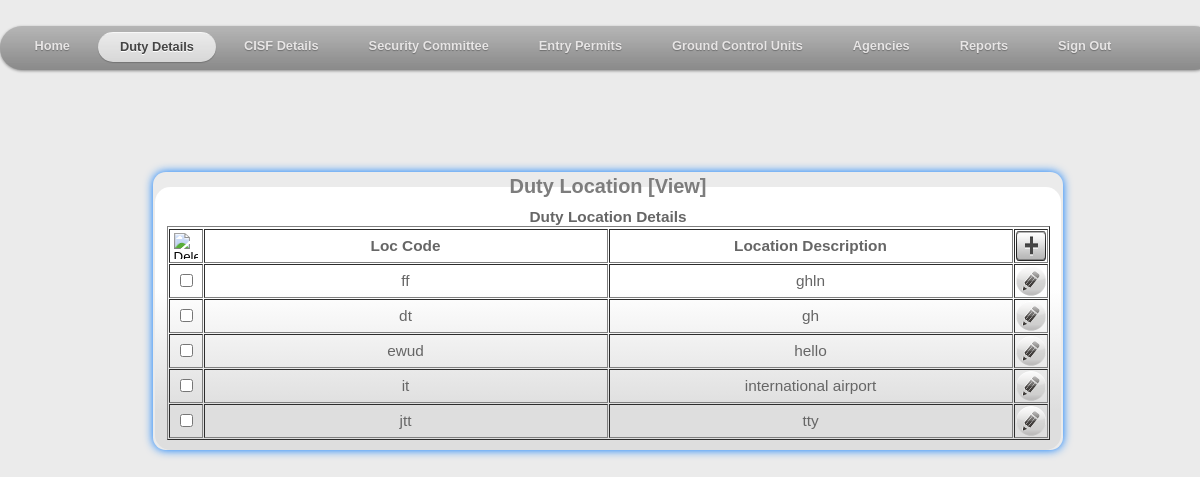
/public_html/duty_details/duty_location_view.php (signed in), run on the app's committed database.
### tables this page shows
CREATE TABLE IF NOT EXISTS `duty_location` (
  `loc_id` int(11) NOT NULL AUTO_INCREMENT,
  `loc_code` varchar(10) NOT NULL,
  `loc_description` varchar(50) NOT NULL,
  `loc_remarks` varchar(250) NOT NULL,
  PRIMARY KEY (`loc_id`),
  UNIQUE KEY `loc_code` (`loc_code`),
  UNIQUE KEY `loc_description` (`loc_description`)
);

### public_html/duty_details/duty_location_view.php (the view, shortened to what this page needs)
<?php
$this_page='duty_details';
$query="select * from duty_location";
$result=mysql_query($query) or die("query failed <br/>".mysql_error());
?>
<!DOCTYPE html PUBLIC "-//W3C//DTD XHTML 1.0 Transitional//EN"
	"http://www.w3.org/TR/xhtml1/DTD/xhtml1-transitional.dtd">
<html xmlns="http://www.w3.org/1999/xhtml" xml:lang="en" lang="en">
<head>
<link rel="stylesheet" type="text/css" href="../../styles/view.css" />
</head>
<body>
	<div id="header">
		<?php include_once '../../includes/menu.php';?>
		<br><br><br><br>
	</div>
	<div id="form1">
			<form id='myform' name='myform' action="#"	method='post' accept-charset='UTF-8'>
			<fieldset>
				<legend>
					<strong>Duty Location [View]</strong>
				</legend>
				<div id="tbl">
					<table border="1" cellspacing="1">
						<tbody>
							<tr colspan="4">
								<b>Duty Location Details</b>
							</tr>
							<tr>
								<th width="30"><input class='s_button' type='image'
									src='../../img/delete.png' alt='Delete' /></th>
								<th width="400">Loc Code</th>
								<th width="400">Location Description</th>
								<th width="30"><a href="../duty_location_new"> <img
										class="s_button" src="../../img/add.png" width="30"
										height="30">
								</a></th>
							</tr>
							<?php
							while ($row = mysql_fetch_array($result))
							{
								echo "<tr>";
								echo "<td><input type='checkbox' name=$row[loc_id] /></td>";
								echo "<td id=$row[loc_id]c >$row[loc_code]</td>";
								echo "<td id=$row[loc_id]d >$row[loc_description]</td>";
								echo "<td><a href=\"#\"><img id=$row[loc_id] class='s_button' src='../../img/edit.png' alt='Edit' width=30 height=30 onclick=\"edit(this.id)\" /></td>";
								echo "</tr>";
							}
							?>
						</tbody>
					</table>
				</div>
			</fieldset>
		</form>
	</div>
</body>
</html>

### includes/menu.php (shortened to what this page needs)
<!DOCTYPE html PUBLIC "-//W3C//DTD XHTML 1.0 Transitional//EN"
"http://www.w3.org/TR/xhtml1/DTD/xhtml1-transitional.dtd">
<html xmlns="http://www.w3.org/1999/xhtml" xml:lang="en" lang="en">
    <head>
        <link rel="stylesheet" type="text/css" href="../../styles/menu.css" />
    </head>
    <body>
<ul id="nav">
    <li <?php echo ($this_page=='home') ? 'class="current"' : '' ; ?> >
        <a href="../../home/home">Home</a>
    </li>
    <li <?php echo ($this_page=='duty_details') ? 'class="current"' : '' ; ?> >
        <a href="#">Duty Details</a>
    </li>
    <li <?php echo ($this_page=='cisf_details') ? 'class="current"' : '' ; ?> >
        <a href="#">CISF Details</a>
    </li>
    <li <?php echo ($this_page=='security_committee') ? 'class="current"' : '' ; ?> >
        <a href="#">Security Committee</a>
    </li>
    <li <?php echo ($this_page=='entry_permits') ? 'class="current"' : '' ; ?> >
        <a href="#">Entry Permits</a>
    </li>
    <li <?php echo ($this_page=='ground_control_units') ? 'class="current"' : '' ; ?> >
        <a href="#">Ground Control Units</a>
    </li>
    <li <?php echo ($this_page=='agencies') ? 'class="current"' : '' ; ?> >
        <a href="#">Agencies</a>
    </li>
    <li <?php echo ($this_page=='reports') ? 'class="current"' : '' ; ?> >
        <a href="#">Reports</a>
    </li>
	<li>
        <a href="../../lib/signout.php">Sign Out</a>
    </li>
</ul>
</body>
</html>

### styles/view.css (style rules this page uses)
#form1 { text-align:center; }
#myform { display: inline-block ; border-radius:1em; border:0px; box-shadow: 0 0 10px 0px #0078ff; }
fieldset { display:inline-block; border-radius: 1em; border: 0px; font-size: larger; background-image: linear-gradient(bottom, rgb(222,222,222) 15%, rgb(255,255,255) 61%); background-image: -o-linear-gradient(bottom, rgb(222,222,222) 15%, rgb(255,255,255) 61%); background-image: -moz-linear-gradient(bottom, rgb(222,222,222) 15%, rgb(255,255,255) 61%); background-image: -webkit-linear-gradient(bottom, rgb(222,222,222) 15%, rgb(255,255,255) 61%); background-image: -ms-linear-gradient(bottom, rgb(222,222,222) 15%, rgb(255,255,255) 61%); background-image: -webkit-gradient(linear,left bottom,left top,color-stop(0.15, rgb(222,222,222)),color-stop(0.61, rgb(255,255,255))); filter: progid:DXImageTransform.Microsoft.gradient(startColorstr='#ffffff', endColorstr='#dedede'); }
legend { text-align:center; font-size: 1.3em; padding-top: 5px; padding-bottom:5px; width:99%; color: #7d7d7d; }
input[type=image] { width:1.8em; height: 2em; }

### styles/menu.css (style rules this page uses)
body { font: normal .8em/1.5em Arial, Helvetica, sans-serif; background: #ebebeb; width: 95em; margin: 2em auto; color: #666; }
a { color: #333; }
#nav { margin-bottom: 2em; padding: 0.5em 0.5em 0; background: #7d7d7d url(../img/gradient.png) repeat-x 0 -250px; line-height: 100%; border-radius: 2em; -webkit-border-radius: 2em; -moz-border-radius: 2em; -webkit-box-shadow: 0 1px 3px rgba(0,0,0, .4); -moz-box-shadow: 0 1px 3px rgba(0,0,0, .4); }
#nav li { margin: 0 0 0 6px; padding: 0 0 8px; float: left; position: relative; list-style: none; }
#nav a { font-weight: bold; color: #e7e5e5; text-decoration: none; display: block; padding: 8px 22px; margin: 0; border-radius:1.6em; -webkit-border-radius: 1.6em; -moz-border-radius: 1.6em; text-shadow: 0 1px 1px rgba(0,0,0, .3); }
#nav .current a, #nav li:hover > a { background: #666 url(../img/gradient.png) repeat-x 0 -180px; color: #444; border-top: solid 1px #f8f8f8; -webkit-box-shadow: 0 1px 1px rgba(0,0,0, .2); -moz-box-shadow: 0 1px 1px rgba(0,0,0, .2); box-shadow: 0 1px 1px rgba(0,0,0, .2); text-shadow: 0 1px 0 rgba(255,255,255, 1); }
#nav:after { content: "."; display: block; clear: both; visibility: hidden; line-height: 0; height: 0; }
#nav { display: inline-block; }
html[xmlns] #nav { display: block; }

### data on the page
duty_location: loc_code "ff", loc_description "ghln"
duty_location: loc_code "dt", loc_description "gh"
duty_location: loc_code "ewud", loc_description "hello"
duty_location: loc_code "it", loc_description "international airport"
duty_location: loc_code "jtt", loc_description "tty"
